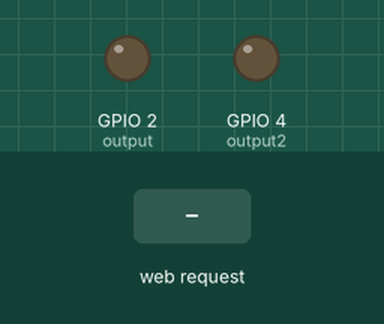
Bench run of a sketch on a simulated ESP32. Shown: output pins drawn as LEDs (lit = HIGH). The test bench sets the inputs (shaded band). WiFi joins after 1.5 s; servers stay silent unless stated; what the sketch prints to the serial monitor is not drawn.

Above: at 2.7 s.
2.8 s: HTTP request GET /26/on received
At 3.5 s:
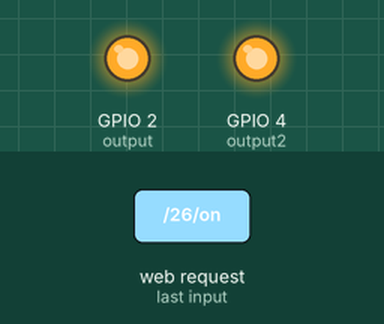
4.3 s: HTTP request GET /26/off received
At 4.6 s:
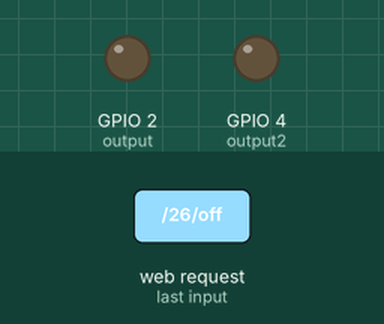
Timing chart, 0 to 7.3 s (numbered marks = the images above; inputs shaded):
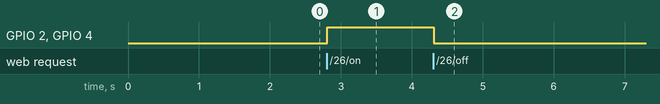

The sketch:

main.ino
```cpp
// Load Wi-Fi library
#include <WiFi.h>
// Replace with your network credentials
const char* ssid = "for_robot";
const char* password = "qwertyuiop123";
// Set web server port number to 80
WiFiServer server(80);
// Variable to store the HTTP request
String header;
// Auxiliar variables to store the current output state
String outputState = "off";
// Assign output variables to GPIO pins
const int output = 2;
const int output2 = 4;
// Current time
unsigned long currentTime = millis();
// Previous time
unsigned long previousTime = 0;
// Define timeout time in milliseconds (example: 2000ms = 2s)
const long timeoutTime = 2000;

void setup() {
    Serial.begin(115200);
    // Initialize the output variables as outputs
    pinMode(output, OUTPUT);
    pinMode(output2, OUTPUT);
    // Set outputs to LOW
    digitalWrite(output, LOW);
    // Connect to Wi-Fi network with SSID and password
    Serial.print("Connecting to ");
    Serial.println(ssid);
    WiFi.begin(ssid, password);
    while (WiFi.status() != WL_CONNECTED) {
        delay(500);
        Serial.print(".");
    }
    // Print local IP address and start web server
    Serial.println("");
    Serial.println("WiFi connected.");
    Serial.println("IP address: ");
    Serial.println(WiFi.localIP());
    server.begin();
}

void loop() {
    WiFiClient client = server.available(); // Listen for incoming clients
    if (client) { // If a new client connects,
        currentTime = millis();
        previousTime = currentTime;
        Serial.println("New Client."); // print a message out in the serial port
        String currentLine = "";
        while (client.connected() && currentTime - previousTime <= timeoutTime) { // loop while the client's connected
            currentTime = millis();
            if (client.available()) { // if there's bytes to read from the client,
                char c = client.read(); // read a byte, then
                Serial.write(c); // print it out the serial monitor
                header += c;
                if (c == '\n') { // if the byte is a newline character
                // if the current line is blank, you got two newline characters in a row.
                // that's the end of the client HTTP request, so send a response:
                    if (currentLine.length() == 0) {
                        // HTTP headers always start with a response code (e.g. HTTP/1.1 200 OK)
                        // and a content-type so the client knows what's coming, then a blank line:
                        client.println("HTTP/1.1 200 OK");
                        client.println("Content-type:text/html");
                        client.println("Connection: close");
                        client.println();

                        // turns the GPIOs on and off
                        if (header.indexOf("GET /26/on") >= 0) {
                            Serial.println("GPIO on");
                            outputState = "on";
                            digitalWrite(output, HIGH);
                            digitalWrite(output2, HIGH);
                        } else if (header.indexOf("GET /26/off") >= 0) {
                            Serial.println("GPIO off");
                            outputState = "off";
                            digitalWrite(output, LOW);
                            digitalWrite(output2, LOW);
                        }

                        // Display the HTML web page
                        client.println("<!DOCTYPE html><html>");

                        client.println("<head><meta name=\"viewport\"content=\"width=device-width, initial-scale=1\">");
                        client.println("<link rel=\"icon\"href=\"data:,\">");
                        // CSS to style the on/off buttons
                        // Feel free to change the background-color and font-size attributes to fit your preferences
                        client.println("<style>html { font-family:Helvetica; display: inline-block; margin: 0px auto; text-align: center;}");
                        client.println(".button { background-color:#4CAF50; border: none; color: white; padding: 16px 40px;");
                        client.println("text-decoration: none; font-size: 30px; margin: 2px; cursor: pointer;}");
                        client.println(".button2 {background-color:#555555;}</style></head>");

                        // Web Page Heading
                        client.println("<body><h1>ESP32 Web Server</h1>");

                        // code for interacting with LED Pin
                        // Display current state, and ON/OFF buttons for GPIO
                        client.println("<p>GPIO - State " + outputState + "</p>");
                        // If the outputState is off, it displays the ON button
                        if (outputState=="off") {
                            client.println("<p><a href=\"/26/on\"><button class=\"button\">ON</button></a></p>");
                        } else {
                            client.println("<p><a href=\"/26/off\"><button class=\"button button2\">OFF</button></a></p>");
                        }

                        // The HTTP response ends with another blank line
                        client.println();
                        // Break out of the while loop
                        break;
                    } else { // if you got a newline, then clear currentLine
                        currentLine = "";
                    }
                } else if (c != '\r') { // if you got anything else but a carriage return character,
                    currentLine += c; // add it to the end of the currentLine
                }
            }
        }
        // Clear the header variable
        header = "";
        // Close the connection
        client.stop();
        Serial.println("Client disconnected.");
        Serial.println("");
    }
}
```

Measured:
- after the input at 2.8 s, GPIO 2 (output), GPIO 4 (output2): LOW → HIGH at once
- after the input at 4.3 s, GPIO 2 (output), GPIO 4 (output2): HIGH → LOW at once
